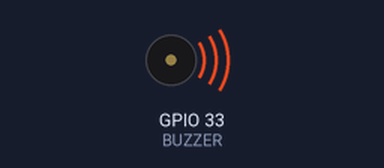
A sketch run on a simulated ESP32. Parts: buzzer (waves = sounding, pin HIGH).

Above: at 0.7 s.
At 5.0 s:
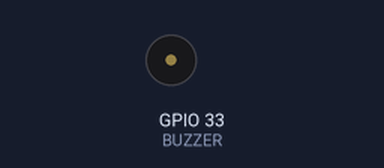
Timing chart, 0 to 7.0 s (numbered marks = the images above):
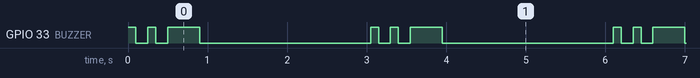

Measured:
- by itself, GPIO 33 (BUZZER): repeats every 3.1 s: LOW 0.15 s, HIGH 0.10 s, LOW 0.15 s, HIGH 0.40 s, LOW 2.2 s, HIGH 0.10 s
- by itself, everything shown: repeats every 3.1 s, in 4 steps

The sketch:

L06_Beep.ino
```cpp
// Lesson 6: Beep with the active buzzer
// Active buzzer: + leg to pin 33, other leg to GND.

const int BUZZER = 33;

void beep(int length) {
  digitalWrite(BUZZER, HIGH);
  delay(length);
  digitalWrite(BUZZER, LOW);
  delay(150);
}

void setup() {
  pinMode(BUZZER, OUTPUT);
}

void loop() {
  beep(100);
  beep(100);
  beep(400);
  delay(2000);
}
```
